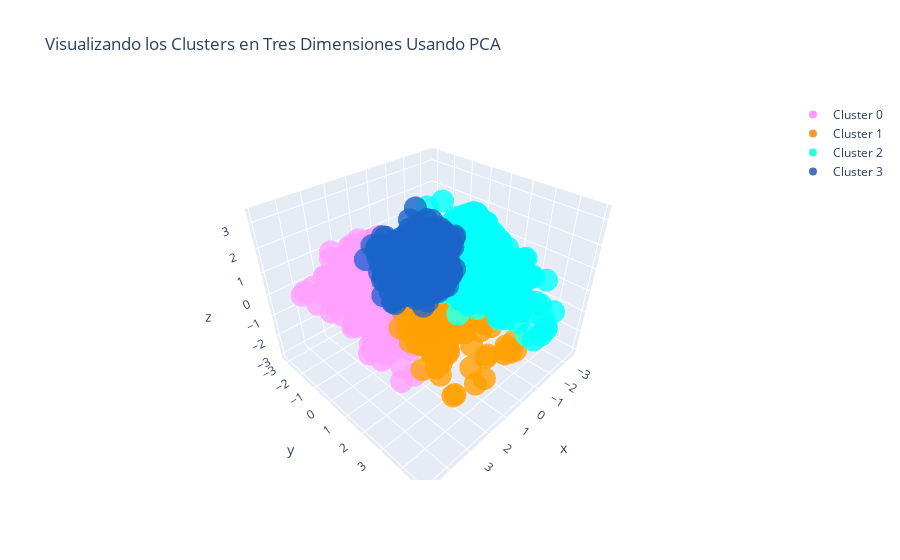

The code cell stored with this chart in its notebook:
### Markdown cell above
### Visualización 3-D

### Code cell
#Intrucciones para construir el grafico 3-D

#trace1 es para 'Cluster 0'
trace1 = go.Scatter3d(
                    x = cluster0["PC1_3d"],
                    y = cluster0["PC2_3d"],
                    z = cluster0["PC3_3d"],
                    mode = "markers",
                    name = "Cluster 0",
                    marker = dict(color = 'rgba(255, 128, 255, 0.8)'),
                    text = None)

#trace2 es para 'Cluster 1'
trace2 = go.Scatter3d(
                    x = cluster1["PC1_3d"],
                    y = cluster1["PC2_3d"],
                    z = cluster1["PC3_3d"],
                    mode = "markers",
                    name = "Cluster 1",
                    marker = dict(color = 'rgba(255, 128, 2, 0.8)'),
                    text = None)

#trace3 es para 'Cluster 2'
trace3 = go.Scatter3d(
                    x = cluster2["PC1_3d"],
                    y = cluster2["PC2_3d"],
                    z = cluster2["PC3_3d"],
                    mode = "markers",
                    name = "Cluster 2",
                    marker = dict(color = 'rgba(0, 255, 200, 0.8)'),
                    text = None)

#trace4 es para 'Cluster 3'
trace4 = go.Scatter3d(
                    x = cluster3["PC1_3d"],
                    y = cluster3["PC2_3d"],
                    z = cluster3["PC3_3d"],
                    mode = "markers",
                    name = "Cluster 3",
                    marker = dict(color = 'rgba(20, 80, 160, 0.8)'),
                    text = None)

data = [trace1, trace2, trace3, trace4]

title = "Visualizando los Clusters en Tres Dimensiones Usando PCA"

layout = dict(title = title,
              xaxis= dict(title= 'PC1',ticklen= 5,zeroline= False),
              yaxis= dict(title= 'PC2',ticklen= 5,zeroline= False)
             )

fig = dict(data = data, layout = layout)

iplot(fig)

### Figure 1 — Plotly figure (JSON) as saved in the notebook; plotly's stock layout.template omitted (floating-point values rounded to 4 significant figures; data arrays with more than 128 entries replaced by an {"elided": "..."} marker saying what was removed)
{"data": [{"marker": {"color": "rgba(255, 128, 255, 0.8)"}, "mode": "markers", "name": "Cluster 0", "type": "scatter3d", "x": {"elided": "1069 float values"}, "y": {"elided": "1069 float values"}, "z": {"elided": "1069 float values"}}, {"marker": {"color": "rgba(255, 128, 2, 0.8)"}, "mode": "markers", "name": "Cluster 1", "type": "scatter3d", "x": {"elided": "1466 float values"}, "y": {"elided": "1466 float values"}, "z": {"elided": "1466 float values"}}, {"marker": {"color": "rgba(0, 255, 200, 0.8)"}, "mode": "markers", "name": "Cluster 2", "type": "scatter3d", "x": {"elided": "1198 float values"}, "y": {"elided": "1198 float values"}, "z": {"elided": "1198 float values"}}, {"marker": {"color": "rgba(20, 80, 160, 0.8)"}, "mode": "markers", "name": "Cluster 3", "type": "scatter3d", "x": {"elided": "1544 float values"}, "y": {"elided": "1544 float values"}, "z": {"elided": "1544 float values"}}], "layout": {"title": {"text": "Visualizando los Clusters en Tres Dimensiones Usando PCA"}, "xaxis": {"ticklen": 5, "title": {"text": "PC1"}, "zeroline": false}, "yaxis": {"ticklen": 5, "title": {"text": "PC2"}, "zeroline": false}}}
